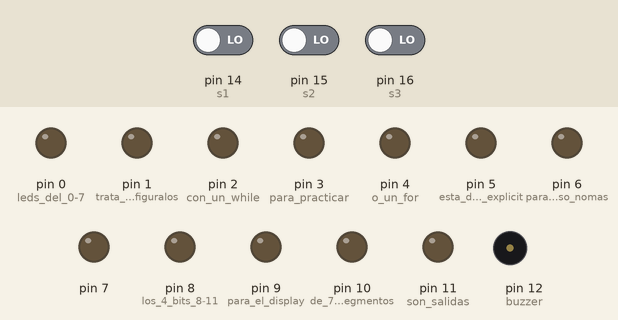
Simulated run of this sketch. Board: Arduino Uno, built with avr-gcc and run on an emulated ATmega328P. Shown: output pins drawn as LEDs (lit = HIGH), buzzer (waves = sounding). Dashed ring = blinking. The inputs (shaded band) are chosen by the test bench; at power-on: pin 14 (s1) LOW, pin 15 (s2) LOW, pin 16 (s3) LOW. Random numbers use the default seed unless the sketch sets one.

Above: at 1.2 s.
1.3 s: pin 14 (s1) driven HIGH
At 2.22 s:
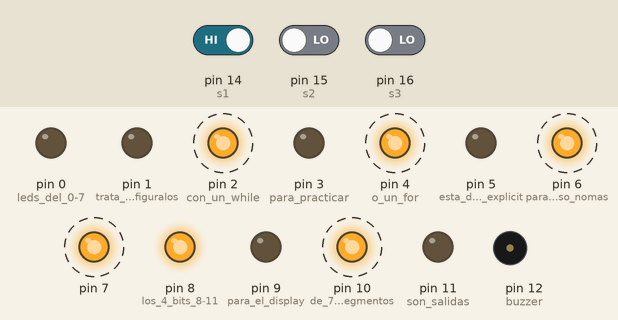
4.3 s: pin 15 (s2) driven HIGH
7.3 s: pin 15 (s2) driven LOW
At 8.55 s:
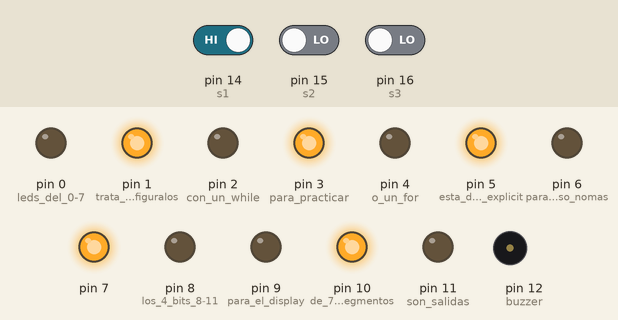
10.3 s: pin 15 (s2) driven HIGH
13.3 s: pin 16 (s3) driven HIGH
At 13.95 s:
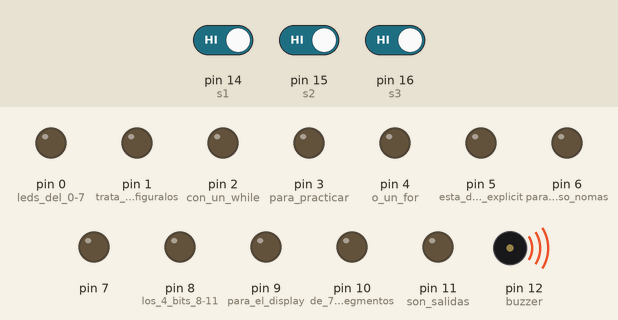
Timing chart, 0 to 17.3 s (numbered marks = the images above; inputs shaded):
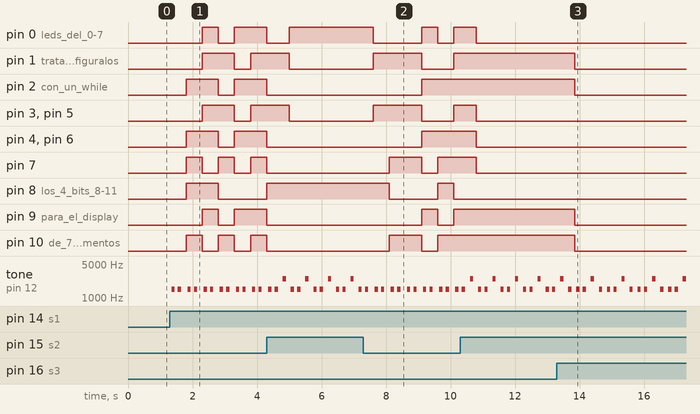

The sketch:

arduino.91dadoelectronico.ino
```cpp
int s1 = 14; //boton s1
int s2 = 15; //boton s2
int s3 = 16; //boton s3
int buzzer = 12; //pin del buzzer
int azar = 0; //variable al azar
int condicion = 0; //control de flujo de programa

void setup() {
  pinMode(0, OUTPUT);//leds del 0-7
  pinMode(1, OUTPUT);//trata de configuralos
  pinMode(2, OUTPUT);//con un while
  pinMode(3, OUTPUT);//para practicar
  pinMode(4, OUTPUT);//o un for
  pinMode(5, OUTPUT);//esta declaracion explicita es
  pinMode(6, OUTPUT);//para repaso nomas
  pinMode(7, OUTPUT);//

  pinMode(8, OUTPUT);//los 4 bits 8-11
  pinMode(9, OUTPUT);//para el display
  pinMode(10, OUTPUT);//de 7 segmentos
  pinMode(11, OUTPUT);//son salidas

  pinMode(buzzer, OUTPUT); //buzer en pin12
  pinMode(s1, INPUT);//entrada boton s1-14
  pinMode(s2, INPUT);//entrada boton s2-15
  pinMode(s3, INPUT);//entrada boton s3-16
  Serial.end();//desactiva el puerto serial para usar pin0 y pin1
  randomSeed(analogRead(3) + analogRead(4)); //la "semilla" para el azar
                                             //viene de los ldr (A3-A4)
}

void loop() {

  if (digitalRead(s1) == 1) { //lanza dado
    delay(50);
    int contador = 0;
    while (contador < 2) {
      tone(buzzer, 1500);
      delay(100);
      noTone(buzzer);
      delay(100);
      contador = contador + 1;
    }
    condicion = 1;
  }

  if (digitalRead(s2) == 1) { //para el dado
    delay(50);
    tone(buzzer, 2500);
    delay(100);
    noTone(buzzer);
    delay(100);
    condicion = 2;
  }

  if (digitalRead(s3) == 1) { //reset de dado
    delay(50);
    tone(buzzer, 1500);
    delay(100);
    noTone(buzzer);
    delay(100);
    condicion = 0;
  }

  if (condicion == 0) { //reset dado
    for (int i = 0; i < 8; i = i + 1) {
      digitalWrite(i, LOW);
    }
    PORTB = 0;

  }

  if (condicion == 1) { //lanza dado
    azar = random(1, 7);//genera un numero aleatorio del 1 al 7
    delay(50); //retraso para efecto de destello
    PORTB = azar; //muestra "azar" en display
    PORTD = map(azar, 0, 6, 0, 255); //muestra "azar" en barra de leds
    //map() "amplia" numero de 0-255

  }

  if (condicion == 2) { //para el dado
    PORTB = azar;
    PORTD = azar;
  }
}
```

Measured:
- after the input at 1.3 s, pin 0 (leds_del_0-7): LOW → HIGH after 1.0 s, → LOW 0.50 s later, → HIGH 0.50 s later; pin 1 (trata_de_configuralos): LOW → HIGH after 1.0 s, → LOW 1.0 s later, → HIGH 0.50 s later
- after the input at 7.3 s, pin 0 (leds_del_0-7): HIGH → LOW after 0.30 s, → HIGH 1.5 s later, → LOW 0.50 s later, → HIGH 0.50 s later; pin 1 (trata_de_configuralos): LOW → HIGH after 0.30 s, → LOW 1.5 s later, → HIGH 1.0 s later
- after the input at 13.3 s, pin 1 (trata_de_configuralos), pin 2 (con_un_while), pin 9 (para_el_display), pin 10 (de_7_segmentos): HIGH → LOW after 0.55 s
